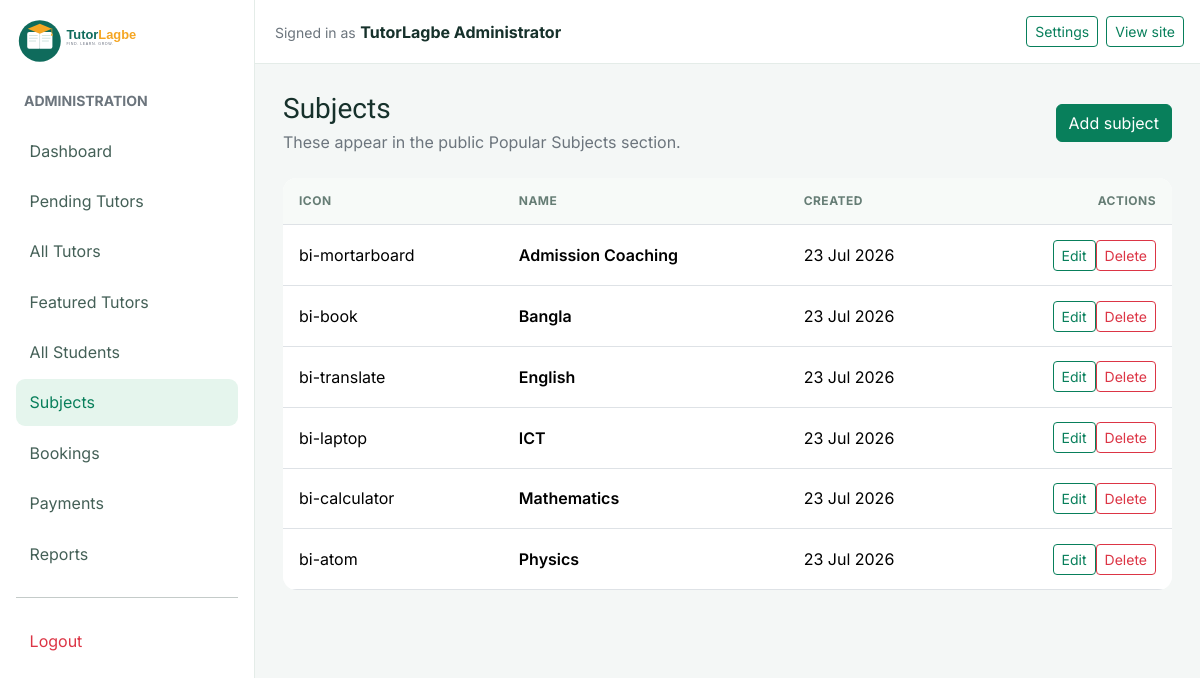
The app's page /admin/subjects.php (signed in) with its own data.
### tables this page shows
CREATE TABLE subjects (
  id BIGINT UNSIGNED AUTO_INCREMENT PRIMARY KEY,
  name VARCHAR(100) NOT NULL,
  icon VARCHAR(255) NULL,
  created_at TIMESTAMP NOT NULL DEFAULT CURRENT_TIMESTAMP,
  UNIQUE KEY uq_subjects_name (name)
);

### includes/bootstrap.php (called while the page is built, shortened)
<?php
function base_url(string $path = ''): string
{
    $base = getenv('TUTORLAGBE_BASE_URL');
    if ($base === false || $base === '') {
        $base = str_replace('\\', '/', dirname($_SERVER['SCRIPT_NAME'] ?? ''));
        if (str_ends_with($base, '/auth') || str_ends_with($base, '/admin') || str_ends_with($base, '/student') || str_ends_with($base, '/tutor')) {
            $base = dirname($base);
        }
    }
    $base = rtrim($base, '/');
    return $base . '/' . ltrim($path, '/');
}
function e(?string $value): string
{
    return htmlspecialchars((string) $value, ENT_QUOTES, 'UTF-8');
}

### admin/subjects.php (the view, shortened to what this page needs)
<?php require_once __DIR__.'/../config/db.php';$pageTitle='Subjects';require __DIR__.'/includes/admin_layout_start.php';$errors=[];$edit=null;$pdo=null;try{$pdo=db();if($_SERVER['REQUEST_METHOD']==='POST'){if(!verify_csrf($_POST['csrf_token']??null))$errors[]='Your session expired.';else{$action=$_POST['action']??'';$id=filter_input(INPUT_POST,'id',FILTER_VALIDATE_INT);$name=trim((string)($_POST['name']??''));$icon=trim((string)($_POST['icon']??''));if(in_array($action,['create','update'],true)&&(mb_strlen($name)<2||mb_strlen($name)>100))$errors[]='Subject name must be 2–100 characters.';if(!$errors){if($action==='create'){$s=$pdo->prepare('INSERT INTO subjects (name,icon) VALUES (:name,:icon)');$s->execute(['name'=>$name,'icon'=>$icon?:null]);$msg='Subject added.';}elseif($action==='update'&&$id){$s=$pdo->prepare('UPDATE subjects SET name=:name,icon=:icon WHERE id=:id');$s->execute(['name'=>$name,'icon'=>$icon?:null,'id'=>$id]);$msg='Subject updated.';}elseif($action==='delete'&&$id){$s=$pdo->prepare('DELETE FROM subjects WHERE id=:id');$s->execute(['id'=>$id]);$msg='Subject deleted.';}else throw new InvalidArgumentException('Invalid subject action.');flash('admin_success',$msg);header('Location: subjects.php');exit;}}}if(isset($_GET['edit'])&&filter_var($_GET['edit'],FILTER_VALIDATE_INT)){$s=$pdo->prepare('SELECT id,name,icon FROM subjects WHERE id=:id');$s->execute(['id'=>(int)$_GET['edit']]);$edit=$s->fetch();}$subjects=$pdo->query('SELECT id,name,icon,created_at FROM subjects ORDER BY name')->fetchAll();}catch(PDOException $e){$errors[]='That subject already exists or the database is unavailable.';$subjects=[];}catch(Throwable $e){$errors[]='Unable to update subjects.';$subjects=[];} ?>
<div class="d-flex justify-content-between align-items-center mb-4"><div><h1 class="h3 mb-1">Subjects</h1><p class="text-secondary mb-0">These appear in the public Popular Subjects section.</p></div><button class="btn btn-brand" data-bs-toggle="modal" data-bs-target="#subjectModal">Add subject</button></div><?php if($m=flash('admin_success')):?><?=e($m)?><?php endif;?><?php if($errors):?><?=e($errors[0])?><?php endif;?><div class="admin-table table-responsive"><table class="table table-hover mb-0"><thead><tr><th>Icon</th><th>Name</th><th>Created</th><th class="text-end">Actions</th></tr></thead><tbody><?php foreach($subjects as $s):?><tr><td><?=e($s['icon']?:'—')?></td><td class="fw-semibold"><?=e($s['name'])?></td><td><?=e(date('d M Y',strtotime($s['created_at'])))?></td><td class="text-end"><a class="btn btn-sm btn-outline-brand" href="subjects.php?edit=<?=e((string)$s['id'])?>">Edit</a><form class="d-inline" method="post" onsubmit="return confirm('Delete this subject?')"><?=e(csrf_token())?><?=e((string)$s['id'])?><button class="btn btn-sm btn-outline-danger">Delete</button></form></td></tr><?php endforeach;?></tbody></table></div> <?= $edit?'show d-block':'' ?> <?= $edit?'style="background:rgba(0,0,0,.4)"':''?><?=e(csrf_token())?><?= $edit?'update':'create'?><?php if($edit):?><?=e((string)$edit['id'])?><?php endif;?><?= $edit?'Edit':'Add'?> <?=e($edit['name']??'')?><?=e($edit['icon']??'')?><?php if($edit):?><script>new bootstrap.Modal(document.getElementById('subjectModal')).show()</script><?php endif;?><?php require __DIR__.'/includes/admin_layout_end.php'; ?>

### includes/header.php (shortened to what this page needs)
<?php require_once __DIR__ . '/bootstrap.php'; ?>
<!doctype html>
<html lang="en">
<head>
    <link href="https://cdn.jsdelivr.net/npm/bootstrap@5.3.3/dist/css/bootstrap.min.css" rel="stylesheet">
    <link href="<?= base_url('assets/css/style.css') ?>" rel="stylesheet">
    <link href="<?= base_url('assets/css/directory.css') ?>" rel="stylesheet">
    <link href="<?= base_url('assets/css/logo.css') ?>" rel="stylesheet">
</head>

### admin/includes/admin_layout_start.php
<?php require_once __DIR__ . '/admin_auth_check.php'; $pageTitle = $pageTitle ?? 'Admin'; $adminLayout = true; require __DIR__ . '/../../includes/header.php'; ?>
<link href="<?= base_url('assets/css/admin.css') ?>" rel="stylesheet"><body class="admin-body"><div class="d-flex"><?php require __DIR__ . '/admin_sidebar.php'; ?><div class="admin-main flex-grow-1"><?php require __DIR__ . '/admin_navbar.php'; ?><main class="admin-content">

### admin/includes/admin_sidebar.php
<aside class="admin-sidebar p-3" id="adminSidebar">
  <a class="mb-4 d-block" href="<?= base_url('admin/dashboard.php') ?>"><img class="site-logo" src="<?= base_url('assets/images/tutorlagbe-logo.svg') ?>" alt="TutorLagbe"></a>
  <p class="text-uppercase small text-secondary fw-bold px-2">Administration</p>
  <nav class="nav flex-column gap-1">
    <?php foreach (['dashboard.php'=>'Dashboard','pending_tutors.php'=>'Pending Tutors','all_tutors.php'=>'All Tutors','featured_tutors.php'=>'Featured Tutors','all_students.php'=>'All Students','subjects.php'=>'Subjects','bookings.php'=>'Bookings','payments.php'=>'Payments','reports.php'=>'Reports'] as $file => $label): ?>
      <a class="nav-link <?= basename($_SERVER['PHP_SELF']) === $file ? 'active' : '' ?>" href="<?= base_url('admin/' . $file) ?>"><?= e($label) ?></a>
    <?php endforeach; ?>
    <hr><a class="nav-link text-danger" href="<?= base_url('admin/logout.php') ?>">Logout</a>
  </nav>
</aside>

### admin/includes/admin_navbar.php (shortened to what this page needs)
<header class="admin-topbar px-3 py-3 d-flex justify-content-between align-items-center">
  <div class="ms-lg-1">
    <span class="small text-secondary">Signed in as</span> <strong><?= e($_SESSION['admin_name'] ?? 'Administrator') ?></strong>
  </div>
  <div class="d-flex gap-2">
    <a class="btn btn-sm btn-outline-brand" href="<?= base_url('settings.php') ?>">Settings</a>
    <a class="btn btn-sm btn-outline-brand" href="<?= base_url('index.php') ?>">View site</a>
  </div>
</header>

### admin/includes/admin_layout_end.php (shortened to what this page needs)
</main></div></div></body></html>

### assets/css/style.css (style rules this page uses)
:root { --brand:#087f5b;--brand-dark:#055a42;--ink:#16312b;--mist:#f4faf7;--warm:#f6b94d }
* { box-sizing:border-box }
body { font-family:Inter,system-ui,sans-serif;color:var(--ink);background:#fff }
h1,h2,h3,h4,h5,.brand { font-family:'Hind Siliguri',Inter,sans-serif;font-weight:700 }
.btn-brand { background:var(--brand);border-color:var(--brand);color:#fff }
.btn-outline-brand { border-color:var(--brand);color:var(--brand) }

### assets/css/logo.css (style rules this page uses)
.site-logo { display:block;width:168px;height:auto }

### assets/css/admin.css (style rules this page uses)
.admin-body { background:#f4f7f6 }
.admin-sidebar { width:255px;min-height:100vh;background:#fff;border-right:1px solid #e4ece8 }
.admin-sidebar .nav-link { border-radius:9px;color:#446057;padding:.7rem .85rem }
.admin-sidebar .nav-link.active,.admin-sidebar .nav-link:hover { background:#e5f5ed;color:#087f5b }
.admin-main { min-width:0 }
.admin-topbar { background:#fff;border-bottom:1px solid #e4ece8 }
.admin-table { background:#fff;border-radius:14px;overflow:hidden }
.admin-table th { font-size:.75rem;text-transform:uppercase;letter-spacing:.04em;color:#667d75;background:#f7faf8 }
.admin-table td,.admin-table th { padding:.9rem 1rem;vertical-align:middle }
.admin-content { padding:28px }

### records on screen
subjects: icon "bi-mortarboard", name "Admission Coaching", created_at "23 Jul 2026"
subjects: icon "bi-book", name "Bangla", created_at "23 Jul 2026"
subjects: icon "bi-translate", name "English", created_at "23 Jul 2026"
subjects: icon "bi-laptop", name "ICT", created_at "23 Jul 2026"
subjects: icon "bi-calculator", name "Mathematics", created_at "23 Jul 2026"
subjects: icon "bi-atom", name "Physics", created_at "23 Jul 2026"

### other values on screen
$label "Dashboard"
$label "Pending Tutors"
$label "All Tutors"
$label "Featured Tutors"
$label "All Students"
$label "Subjects"
$label "Bookings"
$label "Payments"
$label "Reports"
$_SESSION['admin_name'] "TutorLagbe Administrator"
